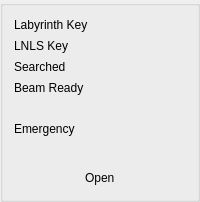
         <widget class="QGroupBox" name="groupBox_7">
          <property name="maximumSize">
           <size>
            <width>16777215</width>
            <height>205</height>
           </size>
          </property>
          <layout class="QVBoxLayout" name="verticalLayout_11">
           <item>
            <layout class="QHBoxLayout" name="horizontalLayout_20">
             <item>
              <widget class="QLabel" name="label_69">
               <property name="font">
                <font>
                 <pointsize>9</pointsize>
                </font>
               </property>
               <property name="text">
                <string>Labyrinth Key</string>
               </property>
              </widget>
             </item>
             <item>
              <widget class="QLabel" name="label_70">
               <property name="minimumSize">
                <size>
                 <width>15</width>
                 <height>15</height>
                </size>
               </property>
               <property name="maximumSize">
                <size>
                 <width>15</width>
                 <height>15</height>
                </size>
               </property>
               <property name="text">
                <string/>
               </property>
               <property name="pixmap">
                <pixmap>images/led_green.png</pixmap>
               </property>
               <property name="scaledContents">
                <bool>true</bool>
               </property>
              </widget>
             </item>
            </layout>
           </item>
           <item>
            <layout class="QHBoxLayout" name="horizontalLayout_21">
             <item>
              <widget class="QLabel" name="label_71">
               <property name="font">
                <font>
                 <pointsize>9</pointsize>
                </font>
               </property>
               <property name="text">
                <string>LNLS Key</string>
               </property>
              </widget>
             </item>
             <item>
              <widget class="QLabel" name="label_72">
               <property name="minimumSize">
                <size>
                 <width>15</width>
                 <height>15</height>
                </size>
               </property>
               <property name="maximumSize">
                <size>
                 <width>15</width>
                 <height>15</height>
                </size>
               </property>
               <property name="text">
                <string/>
               </property>
               <property name="pixmap">
                <pixmap>images/led_green.png</pixmap>
               </property>
               <property name="scaledContents">
                <bool>true</bool>
               </property>
              </widget>
             </item>
            </layout>
           </item>
           <item>
            <layout class="QHBoxLayout" name="horizontalLayout_22">
             <item>
              <widget class="QLabel" name="label_73">
               <property name="font">
                <font>
                 <pointsize>9</pointsize>
                </font>
               </property>
               <property name="text">
                <string>Searched</string>
               </property>
              </widget>
             </item>
             <item>
              <widget class="QLabel" name="label_74">
               <property name="minimumSize">
                <size>
                 <width>15</width>
                 <height>15</height>
                </size>
               </property>
               <property name="maximumSize">
                <size>
                 <width>15</width>
                 <height>15</height>
                </size>
               </property>
               <property name="text">
                <string/>
               </property>
               <property name="pixmap">
                <pixmap>images/led_green.png</pixmap>
               </property>
               <property name="scaledContents">
                <bool>true</bool>
               </property>
              </widget>
             </item>
            </layout>
           </item>
           <item>
            <layout class="QHBoxLayout" name="horizontalLayout_23">
             <item>
              <widget class="QLabel" name="label_75">
               <property name="font">
                <font>
                 <pointsize>9</pointsize>
                </font>
               </property>
               <property name="text">
                <string>Beam Ready</string>
               </property>
              </widget>
             </item>
             <item>
              <widget class="QLabel" name="label_76">
               <property name="minimumSize">
                <size>
                 <width>15</width>
                 <height>15</height>
                </size>
               </property>
               <property name="maximumSize">
                <size>
                 <width>15</width>
                 <height>15</height>
                </size>
               </property>
               <property name="text">
                <string/>
               </property>
               <property name="pixmap">
                <pixmap>images/led_green.png</pixmap>
               </property>
               <property name="scaledContents">
                <bool>true</bool>
               </property>
              </widget>
             </item>
            </layout>
           </item>
           <item>
            <widget class="QLabel" name="label_77">
             <property name="font">
              <font>
               <pointsize>9</pointsize>
              </font>
             </property>
             <property name="text">
              <string/>
             </property>
            </widget>
           </item>
           <item>
            <layout class="QHBoxLayout" name="horizontalLayout_24">
             <item>
              <widget class="QLabel" name="label_78">
               <property name="font">
                <font>
                 <pointsize>9</pointsize>
                </font>
               </property>
               <property name="text">
                <string>Emergency</string>
               </property>
              </widget>
             </item>
             <item>
              <widget class="QLabel" name="label_79">
               <property name="minimumSize">
                <size>
                 <width>15</width>
                 <height>15</height>
                </size>
               </property>
               <property name="maximumSize">
                <size>
                 <width>15</width>
                 <height>15</height>
                </size>
               </property>
               <property name="text">
                <string/>
               </property>
               <property name="pixmap">
                <pixmap>images/led_green.png</pixmap>
               </property>
               <property name="scaledContents">
                <bool>true</bool>
               </property>
              </widget>
             </item>
            </layout>
           </item>
           <item>
            <layout class="QHBoxLayout" name="horizontalLayout_25">
             <item>
              <spacer name="horizontalSpacer_7">
               <property name="orientation">
                <enum>Qt::Horizontal</enum>
               </property>
               <property name="sizeHint" stdset="0">
                <size>
                 <width>40</width>
                 <height>20</height>
                </size>
               </property>
              </spacer>
             </item>
             <item>
              <widget class="QLabel" name="label_80">
               <property name="minimumSize">
                <size>
                 <width>30</width>
                 <height>7</height>
                </size>
               </property>
               <property name="maximumSize">
                <size>
                 <width>30</width>
                 <height>7</height>
                </size>
               </property>
               <property name="font">
                <font>
                 <pointsize>9</pointsize>
                </font>
               </property>
               <property name="text">
                <string/>
               </property>
               <property name="pixmap">
                <pixmap>images/barra_vermelha_v2.png</pixmap>
               </property>
              </widget>
             </item>
             <item>
              <spacer name="horizontalSpacer_8">
               <property name="orientation">
                <enum>Qt::Horizontal</enum>
               </property>
               <property name="sizeHint" stdset="0">
                <size>
                 <width>40</width>
                 <height>20</height>
                </size>
               </property>
              </spacer>
             </item>
            </layout>
           </item>
           <item>
            <layout class="QHBoxLayout" name="horizontalLayout_30">
             <item>
              <spacer name="horizontalSpacer_15">
               <property name="orientation">
                <enum>Qt::Horizontal</enum>
               </property>
               <property name="sizeHint" stdset="0">
                <size>
                 <width>40</width>
                 <height>20</height>
                </size>
               </property>
              </spacer>
             </item>
             <item>
              <widget class="QLabel" name="label_85">
               <property name="font">
                <font>
                 <pointsize>9</pointsize>
                </font>
               </property>
               <property name="text">
                <string>Open</string>
               </property>
              </widget>
             </item>
             <item>
              <spacer name="horizontalSpacer_16">
               <property name="orientation">
                <enum>Qt::Horizontal</enum>
               </property>
               <property name="sizeHint" stdset="0">
                <size>
                 <width>40</width>
                 <height>20</height>
                </size>
               </property>
              </spacer>
             </item>
            </layout>
           </item>
          </layout>
         </widget>
